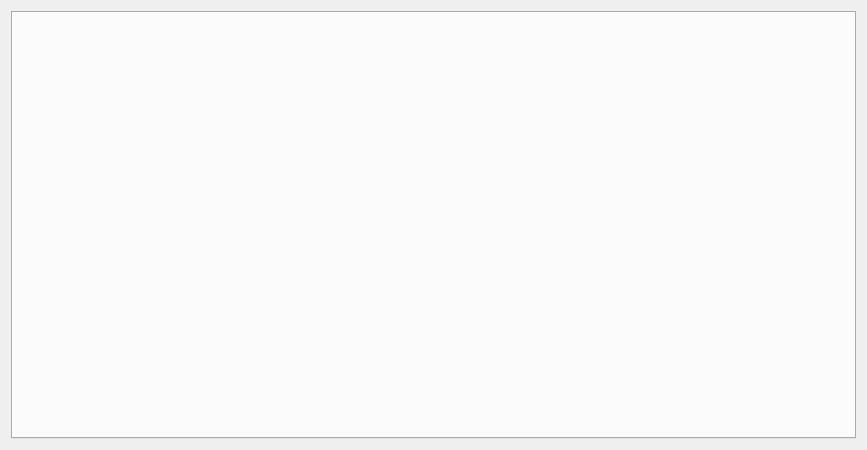
<?xml version="1.0" encoding="UTF-8"?>
<ui version="4.0">
 <class>VidClientSetting</class>
 <widget class="QWidget" name="VidClientSetting">
  <property name="geometry">
   <rect>
    <x>0</x>
    <y>0</y>
    <width>867</width>
    <height>450</height>
   </rect>
  </property>
  <property name="minimumSize">
   <size>
    <width>0</width>
    <height>0</height>
   </size>
  </property>
  <property name="maximumSize">
   <size>
    <width>16777215</width>
    <height>16777215</height>
   </size>
  </property>
  <property name="font">
   <font>
    <family>나눔스퀘어_ac</family>
   </font>
  </property>
  <property name="windowTitle">
   <string>Form</string>
  </property>
  <property name="styleSheet">
   <string notr="true"/>
  </property>
  <layout class="QVBoxLayout" name="verticalLayout">
   <item>
    <widget class="QTabWidget" name="tabWidget">
     <property name="currentIndex">
      <number>-1</number>
     </property>
    </widget>
   </item>
  </layout>
 </widget>
 <resources>
  <include location="../main/vscmainwindows.qrc"/>
 </resources>
 <connections/>
</ui>
